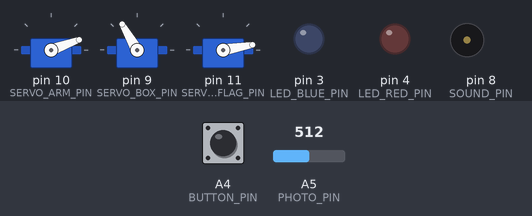
Bench run of a sketch on a simulated Arduino Uno, built with avr-gcc and run on an emulated ATmega328P. Shown: 3 × servo, output pins drawn as LEDs (lit = HIGH), buzzer (waves = sounding). Dashed ring = blinking. Inputs (shaded band) come from the test bench; at power-on: A5 (PHOTO_PIN) = 512, A4 (BUTTON_PIN) LOW.

Above: at 5.1 s.
5.2 s: A5 (PHOTO_PIN) set to 524
At 5.36 s:
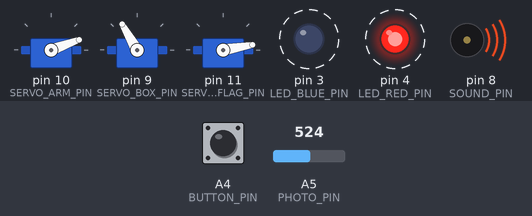
8.2 s: A5 (PHOTO_PIN) set to 511
At 8.9 s:
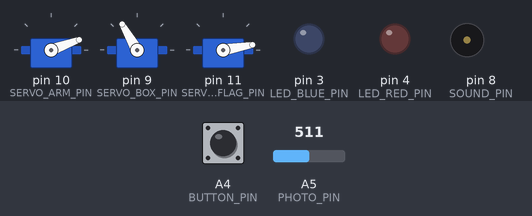
9.8 s: A4 (BUTTON_PIN) pulled HIGH for 0.15 s
At 10.37 s:
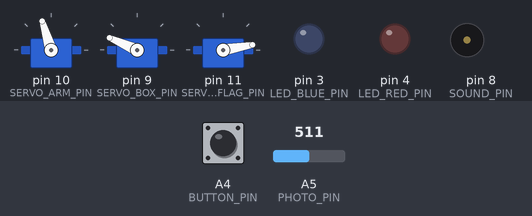
12.8 s: A4 (BUTTON_PIN) pulled HIGH for 3.2 s
At 16.15 s:
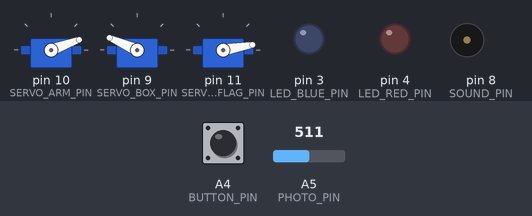
18.1 s: A4 (BUTTON_PIN) pulled HIGH for 1 s
At 18.26 s:
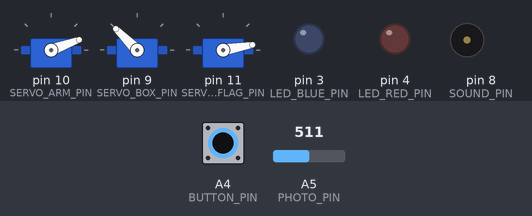
Timing chart, 0 to 22.6 s (numbered marks = the images above; inputs shaded):
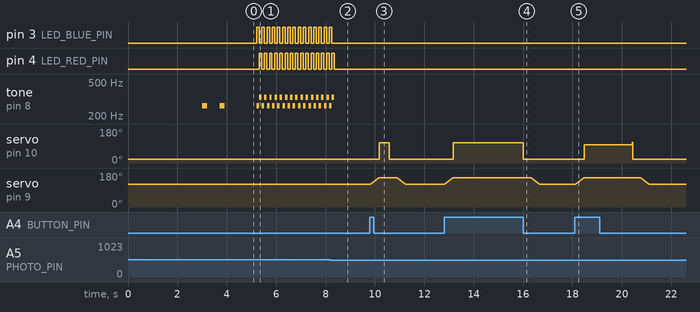

The sketch:

arduino-useless-box.ino
```cpp
#include <Servo.h>

  /*
   * Finger nicht ganz hin, zögern, langsam zurückziehen, schnell umschalten und zurückziehen (man könnte auch mehrmals "foppen" bevor der Schalter tatsächlich umgelegt wird)
   * -> Ohne foppen am 23.01.21 gemacht
   *
   * Falls möglich: Globaler Timer, falls x Sekunden kein User-Input kam, reagieren (z.B. aufgehen oder Finger raus)
   *
   * Schalter umschalten, schnell schließen, dann aber gleich erneut öffnen und Finger bis knapp vor Schalter fahren und hier warten
   *
   * gaaaaaaanz langsam hinfahren, dann recht flott umlegen und zurückziehen
   *
   * Schalter umlegen, schließen, kurz warten und dann erneut schnell bis ganz raus fahren und den Schalter "umlegen"
   *
   */

const int BUTTON_PIN = A4;
const int BUTTON_UP = HIGH;
const int BUTTON_DOWN = LOW;

const int LED_BLUE_PIN = 3;
const int LED_RED_PIN = 4;

const int PHOTO_PIN = A5;

const int SERVO_BOX_PIN = 9;
const int SERVO_ARM_PIN = 10;
const int SERVO_FLAG_PIN = 11;

const int SOUND_PIN = 8;
const int SOUND_C4 = 262;
const int SOUND_E4 = 330;
const int SOUND_G4 = 392;
const int SOUND_C5 = 523;

const int ARM_POS_BACK = 20;
const int ARM_POS_ALMOST = 97;
const int ARM_POS_ALMOSTBITBACK = 70;
const int ARM_POS_PUSH = 107;
const int ARM_POS_PUSHSTOPMOTOR = 103;
const int BOX_POS_CLOSED = 120;
const int BOX_POS_OPEN = 156;
const int BOX_POS_OPENLITTLEBIT = 140;
const int FLAG_POS_HIDDEN = 10;
const int FLAG_POS_LEFT = 55;
const int FLAG_POS_RIGHT = 110;


Servo arm;
Servo box;
Servo flag;

int darkPhotoValue;

void setup() {
  pinMode(BUTTON_PIN, INPUT);
  pinMode(PHOTO_PIN, INPUT);

  pinMode(LED_BLUE_PIN, OUTPUT);
  pinMode(LED_RED_PIN, OUTPUT);
  pinMode(SOUND_PIN, OUTPUT);

  arm.attach(SERVO_ARM_PIN);
  box.attach(SERVO_BOX_PIN);
  flag.attach(SERVO_FLAG_PIN);

  box.write(BOX_POS_CLOSED);
  arm.write(ARM_POS_BACK);
  flag.write(FLAG_POS_HIDDEN);

  delay(3000);

  waitForButton(BUTTON_DOWN, false);
  determineDarkPhotoValue();
}

void determineDarkPhotoValue() {
  tone(SOUND_PIN, SOUND_C4); delay(200);
  noTone(SOUND_PIN);

  int photoValueSum = 0;
  for (int i = 0; i < 50; i++) {
    int photoValue = analogRead(PHOTO_PIN);
    delay(10);

    photoValueSum += photoValue;
  }

  int averagePhotoValue = photoValueSum / 50;
  darkPhotoValue = averagePhotoValue + 5;

  tone(SOUND_PIN, SOUND_C4); delay(200);
  noTone(SOUND_PIN);
}

int stage = 0;

void loop() {
  waitForButton(BUTTON_UP, true);
  stage++;

  switch (stage) {
    case 1:
    case 2:
      // Normal
      openBox();
      pushTheButton();
      retractArm();
      closeBox();
      break;

    case 3:
      // Kurz vor dem Schalter zögern, dann drücken
      openBox();
      almostPushTheButton();
      delay(1600);
      pushTheButton(0, 0, 3);
      retractArm();
      closeBox();
      break;

    case 4:
      // Warten, dann normal
      delay(1600);
      openBox();
      pushTheButton();
      retractArm();
      closeBox();
      break;

    case 5:
      // Fanfare, öffnen, push
      fanfare();
      openBox();
      pushTheButton();
      retractArm();
      closeBox();
      break;

    case 6:
      // Normal
      openBox();
      pushTheButton();
      retractArm();
      closeBox();
      break;

    case 7:
      openBox();
      almostPushTheButton();
      delay(1000);
      for (int u = arm.read(); u > ARM_POS_ALMOSTBITBACK; u--) {
        arm.write(u);
        delay(10);
      }
      delay(200);
      pushTheButton();
      retractArm();
      closeBox();
      break;

    case 8:
      // Mit Nachdruck
      openBox();
      pushTheButton(400, 1500, 0);
      retractArm();
      closeBox();
      break;

    case 9:
      // Auf, zu, auf, push, zu
      openBox();
      delay(600);
      closeBox();
      delay(2000);
      openBox();
      pushTheButton();
      retractArm();
      closeBox();
      break;

    case 10:
      // Normal
      openBox();
      pushTheButton();
      retractArm();
      closeBox();
      break;

    case 11:
      // Einhämmern
      openBox();

      pushTheButton(300, 0, 0);

      for (int i = 0; i < 12; i++) {
        arm.write(85);
        delay(100);

        arm.write(110);
        delay(100);
      }

      delay(1000);
      waitForButton(BUTTON_DOWN, false);

      retractArm();
      closeBox();
      break;

    case 12:
      // Normal
      openBox();
      pushTheButton();
      retractArm();
      closeBox();
      break;

    case 13:
      // Normal, dann nochmal nachschauen
      openBox();
      pushTheButton();
      retractArm();
      closeBox();
      openBoxALittleBit();
      delay(2500);
      closeBox();
      break;

    case 14:
      // Aufgabe
      openBox();
      delay(1000);
      surrender();
      pushTheButton();
      retractArm();
      closeBox();
      stage = 0;
      break;
  }
}

void waitForButton(int state, bool warnWhenOpen) {
  while (true) {
    int photoValue = analogRead(PHOTO_PIN);
    delay(10);

    if (warnWhenOpen && photoValue >= darkPhotoValue) {
      digitalWrite(LED_BLUE_PIN, HIGH);
      digitalWrite(LED_RED_PIN, LOW);
      tone(SOUND_PIN, SOUND_C4);
      delay(100);

      digitalWrite(LED_BLUE_PIN, LOW);
      digitalWrite(LED_RED_PIN, HIGH);
      tone(SOUND_PIN, SOUND_E4);
      delay(100);

      digitalWrite(LED_BLUE_PIN, LOW);
      digitalWrite(LED_RED_PIN, LOW);
      noTone(SOUND_PIN);

      continue;
    }

    if (digitalRead(BUTTON_PIN) == state) {
      return;
    }
  }
}

void openBox() {
  for (int i = box.read(); i <= BOX_POS_OPEN; i++) {
    box.write(i);
    delay(10);
  }
}

void openBoxALittleBit() {
  for (int i = box.read(); i <= BOX_POS_OPENLITTLEBIT; i++) {
    box.write(i);
    delay(10);
  }
}

void almostPushTheButton() {
  arm.write(ARM_POS_ALMOST);
  delay(350);
}

void pushTheButton() {
  pushTheButton(400, 0, 0);
}

void pushTheButton(int pressingDelay, int afterPressingDelay, int extraAngle) {
  arm.write(ARM_POS_PUSH + extraAngle);
  delay(pressingDelay);

  if (afterPressingDelay > 0) {
    arm.write(ARM_POS_PUSHSTOPMOTOR);
    delay(afterPressingDelay);
  }

  waitForButton(BUTTON_DOWN, false);
}

void retractArm() {
  retractArm(300);
}

void retractArm(int afterRetractingDelay) {
  arm.write(ARM_POS_BACK);
  delay(afterRetractingDelay);
}

void closeBox() {
  for (int i = box.read(); i >= BOX_POS_CLOSED; i--) {
    box.write(i);
    delay(10);
  }
}

void fanfare() {
  tone(SOUND_PIN, SOUND_C4); delay(400);
  noTone(SOUND_PIN);
  delay(200);

  tone(SOUND_PIN, SOUND_E4); delay(400);
  noTone(SOUND_PIN);
  delay(200);

  tone(SOUND_PIN, SOUND_G4); delay(400);
  noTone(SOUND_PIN);
  delay(200);

  tone(SOUND_PIN, SOUND_C5); delay(1200);
  noTone(SOUND_PIN);
}

void flashRedAndBlue() {
  for (int i = 0; i < 5; i++) {
    digitalWrite(LED_BLUE_PIN, HIGH);
    digitalWrite(LED_RED_PIN, LOW);
    delay(100);
    digitalWrite(LED_BLUE_PIN, LOW);
    digitalWrite(LED_RED_PIN, HIGH);
    delay(100);
  }

  digitalWrite(LED_BLUE_PIN, LOW);
  digitalWrite(LED_RED_PIN, LOW);
}

void surrender() {
  // Idee für Sound dabei: https://www.youtube.com/watch?v=Bfe4TxvUOiw

  for (int i = 0; i < 5; i++) {
    if (i > 0) {
      flag.write(FLAG_POS_LEFT);
      delay(500);
    }

    flag.write(FLAG_POS_RIGHT);
    delay(500);
  }

  flag.write(FLAG_POS_HIDDEN);
  delay(1500);
}
```

Measured:
- the behaviour switches between 516 and 517 on A5 (PHOTO_PIN) (found by bisection; images 0 and 1)
- after the input at 5.2 s, pin 3 (LED_BLUE_PIN): alternates HIGH for 0.10 s and LOW for 0.11 s, starting at once; pin 4 (LED_RED_PIN): alternates HIGH for 0.10 s and LOW for 0.11 s, starting after 0.11 s; tone on pin 8 (SOUND_PIN): silent → 262 Hz at once, then repeats every 0.21 s: 330 Hz 0.10 s, silent 0.01 s, 262 Hz 0.10 s
- after the input at 8.2 s, pin 3 (LED_BLUE_PIN): goes on until 8.3 s, then stays LOW; pin 4 (LED_RED_PIN): goes on until 8.4 s, then stays LOW; tone on pin 8 (SOUND_PIN): goes on until 8.4 s, then stays silent
- after the input at 9.8 s, servo on pin 10 (SERVO_ARM_PIN): 20° → 107° after 0.37 s, → 20° 0.41 s later; servo on pin 9 (SERVO_BOX_PIN): rises from 120° to 156° in 0.36 s, then falls to 120° in 1.1 s
- after the input at 12.8 s, servo on pin 10 (SERVO_ARM_PIN): 20° → 107° after 0.38 s, → 20° 2.8 s later; servo on pin 9 (SERVO_BOX_PIN): rises from 120° to 156° in 0.36 s, then falls to 120° in 3.5 s
- after the input at 18.1 s, servo on pin 10 (SERVO_ARM_PIN): 20° → 97° after 0.38 s, → 20° 2.0 s later; servo on pin 9 (SERVO_BOX_PIN): rises from 120° to 156° in 0.36 s, then falls to 120° in 2.6 s
